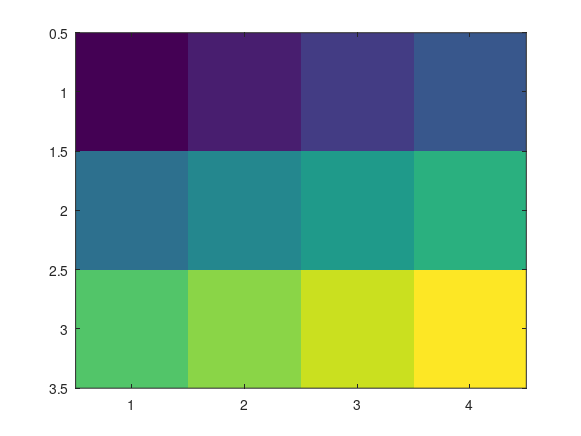

Write the MATLAB code that produced this figure. (Note: this script raises an error after producing the figure.)
%=============================================================================
% Copyright (c) 2016-present Allan CORNET (Nelson)
%=============================================================================
% This file is part of Nelson.
%=============================================================================
% LICENCE_BLOCK_BEGIN
% SPDX-License-Identifier: LGPL-3.0-or-later
% LICENCE_BLOCK_END
%=============================================================================
% <--WEIGHT 2-->
% <--ADV-CLI MODE-->
%=============================================================================
close all
reset(groot());
%=============================================================================
f = figure();
C = [0 20 40 60; 80 100 120 140; 160 180 200 220];
IM = imagesc(C);
P = properties(IM);
REF = {'AlphaData';
  'AlphaDataMapping';
  'BeingDeleted';
  'BusyAction';
  'CData';
  'CDataMapping';
  'Children';
  'CreateFcn';
  'DeleteFcn';
  'Interruptible';
  'Parent';
  'Tag';
  'Type';
  'UserData';
  'Visible';
  'XData';
  'YData'};
asserts.istrue(all(ismember(REF, P)));
%=============================================================================
asserts.isequal(IM.Type, 'image');
asserts.isequal(IM.AlphaData, 1);
asserts.isequal(IM.CDataMapping, 'scaled');
asserts.isequal(IM.CData, C);
asserts.isequal(IM.Tag, '');
asserts.isequal(IM.UserData, []);
asserts.isequal(char(IM.Visible), 'on');
asserts.isequal(IM.XData, [1 4]);
asserts.isequal(IM.YData, [1 3]);
ax = gca();
asserts.isequal(ax.XLim, [0.5 4.5]);
asserts.isequal(ax.YLim, [0.5 3.5]);
asserts.isequal(ax.DataAspectRatioMode, 'auto');
asserts.isequal(ax.PlotBoxAspectRatioMode, 'auto');
close(f);
%=============================================================================
f = figure('Visible', 'off', 'Position', [100 100 1075 740]);
x = linspace(-1, 1, 1024)' * ones(1, 1024);
y = x';
Z = exp(-(x .^ 2 + y .^ 2) / 0.4);
imagesc(Z);
map = [0 0 0.3;
    0 0 0.4;
    0 0 0.5;
    0 0 0.6;
    0 0 0.8;
    0 0 1.0];
colormap(map);
drawnow();
ax = gca();
asserts.isequal(ax.XLim, [0.5 1024.5]);
asserts.isequal(ax.YLim, [0.5 1024.5]);
asserts.isequal(ax.XTick, 100:100:1000);
asserts.isequal(ax.YTick, 100:100:1000);
asserts.isequal(ax.DataAspectRatioMode, 'auto');
asserts.isequal(ax.PlotBoxAspectRatioMode, 'auto');
frame = getframe(f);
lastColor = frame.cdata(:, :, 1) == 0 & frame.cdata(:, :, 2) == 0 & frame.cdata(:, :, 3) == 255;
asserts.istrue(sum(lastColor(:)) > 1000);
close(f);
%=============================================================================
close all
%=============================================================================
